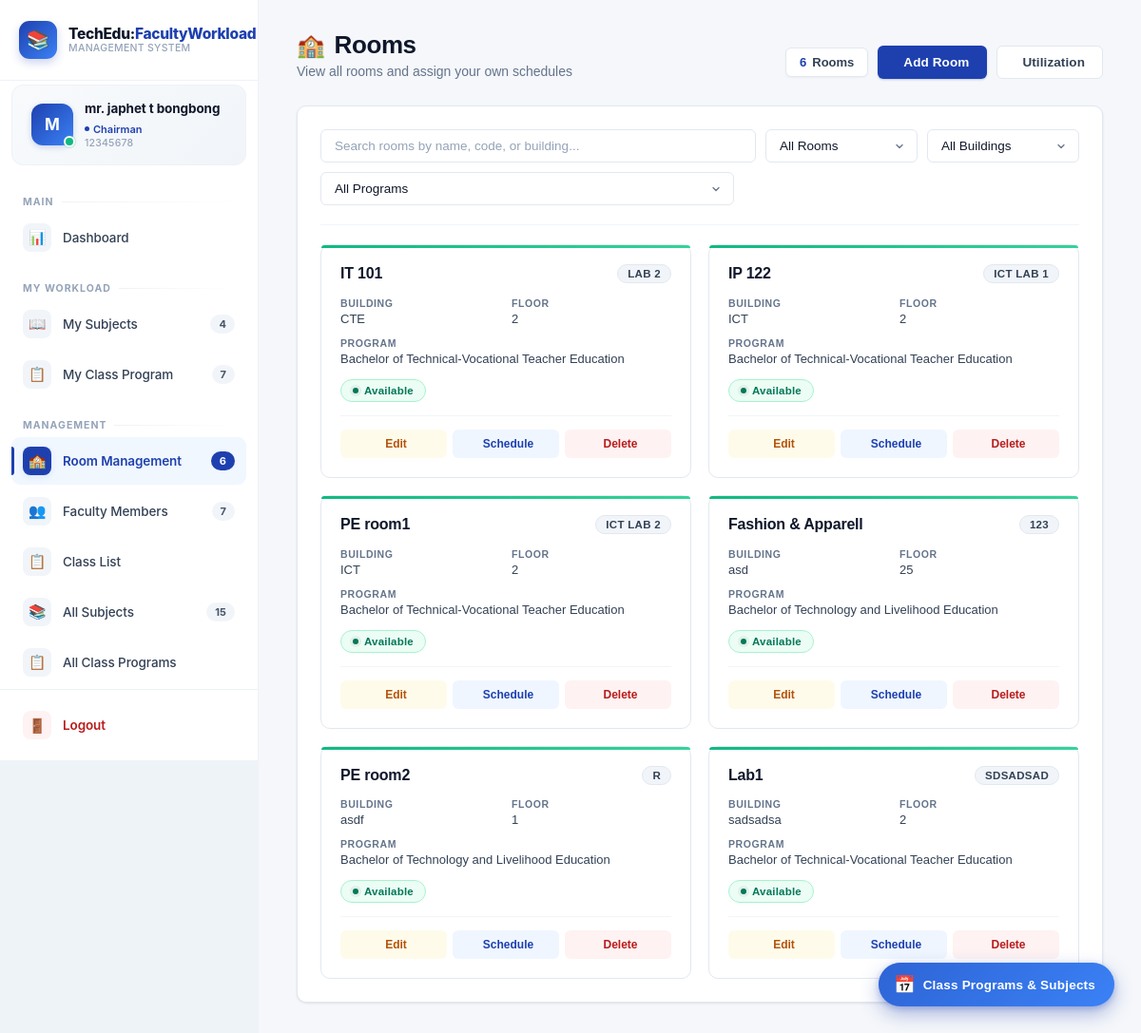
Page /rooms/ (signed in) on the committed database.
### workload/models.py (models this page shows, shortened)
class FacultyProfile(models.Model):
    EMPLOYMENT_TYPE = [
        ('FULL', 'Full Time'),
        ('PART', 'Part Time'),
        ('CONTRACT', 'Contractual'),
    ]
    employee_id = models.CharField(max_length=20, unique=True, primary_key=True)
    full_name = models.CharField(max_length=100)
    specialization = models.CharField(max_length=100)
    attained_degree = models.CharField(max_length=50)
    employment_type = models.CharField(max_length=10, choices=EMPLOYMENT_TYPE, default='PART')
    department = models.CharField(max_length=100, default='Department of Technology Education')
    is_chairman = models.BooleanField(default=False)
    password = models.CharField(max_length=128, blank=True, null=True)
    is_active = models.BooleanField(default=True)
    last_login = models.DateTimeField(null=True, blank=True)
    effective_date = models.CharField(max_length=64, blank=True, default='Aug. 3, 2026')
    term = models.CharField(
        max_length=64, blank=True, default='First Semester 2026-2027',
        help_text="Academic term shown on the class program."
    )
    overload_hours = models.CharField(
        max_length=64, blank=True, default='',
        help_text="Overload hours/text."
    )
    overload_subjects = models.TextField(
        blank=True, default='',
        help_text="List of overload subjects."
    )
    service_credits = models.CharField(
        max_length=64, blank=True, default='',
        help_text="Service credits text."
    )
    adviser_notes = models.TextField(
        blank=True, default='',
        help_text="Adviser / Notes text."
    )
    class Meta:
        ordering = ['full_name']
        indexes = [
            models.Index(fields=['employee_id']),
            models.Index(fields=['is_chairman']),
            models.Index(fields=['is_active']),
        ]

class Room(models.Model):
    PROGRAM_CHOICES = [
        ('BTLED',  'Bachelor of Technology and Livelihood Education'),
        ('BTVTED', 'Bachelor of Technical-Vocational Teacher Education'),
    ]
    DEPARTMENT_MAP = {
        'BTLED':  'DEPARTMENT OF TECHNOLOGY EDUCATION',
        'BTVTED': 'DEPARTMENT OF TECHNOLOGY EDUCATION',
    }
    program = models.CharField(
        max_length=20,
        choices=PROGRAM_CHOICES,
        default='BTVTED',
        help_text="Program/department this room belongs to"
    )
    room_name = models.CharField(max_length=50)
    room_code = models.CharField(max_length=20, unique=True)
    floor_number = models.IntegerField()
    building_name = models.CharField(max_length=50)
    is_available = models.BooleanField(default=True)
    class Meta:
        ordering = ['program', 'building_name', 'room_name']
        verbose_name_plural = "Rooms"
        unique_together = ['building_name', 'room_code']

### workload/views.py (the view)
# urls.py: path('rooms/', views.room_list, name='room_list'),
def room_list(request):
    if not request.session.get('faculty_id'):
        messages.error(request, 'Please login to access this page.')
        return redirect('login')
    try:
        faculty = models.FacultyProfile.objects.get(
            employee_id=request.session['faculty_id']
        )
        if not faculty.is_chairman:
            messages.error(request, 'You do not have permission to access this page.')
            return redirect('dashboard')
        rooms = models.Room.objects.all().order_by('building_name', 'room_name')
        context = {
            'faculty': faculty,
            'rooms': rooms,
            'room_count': rooms.count(),
            'programs': models.Room.PROGRAM_CHOICES,
        }
        return render(request, 'room_list.html', context)
    except models.FacultyProfile.DoesNotExist:
        messages.error(request, 'Faculty profile not found.')
        return redirect('login')

### templates/room_list.html (shortened to what this page needs)
{% extends 'base_with_sidebar.html' %}
{% load static %}
{% block content %}
    <div class="page-header">
        <div class="page-header-title">
            <h1><span class="title-icon">🏫</span> Rooms</h1>
            <p>View all rooms and assign your own schedules</p>
        </div>
        <div class="header-actions">
            <span class="count-badge"><strong>{{ room_count }}</strong> Rooms</span>
            {% if faculty.is_chairman %}
                <button type="button" class="btn btn-primary" onclick="openAddRoomModal()">
                     Add Room
                </button>
                <a href="{% url 'utilization' %}" class="btn btn-outline">
                     Utilization
                </a>
            {% endif %}
        </div>
    </div>
    <div class="card">
        <div class="filter-controls">
            <input type="text" id="searchInput" placeholder="Search rooms by name, code, or building..." onkeyup="filterRooms()">
            <select id="filterStatus" onchange="filterRooms()">
                <option value="all">All Rooms</option>
            </select>
            <select id="filterBuilding" onchange="filterRooms()">
                <option value="all">All Buildings</option>
            </select>
            <select id="filterProgram" onchange="filterRooms()">
                <option value="all">All Programs</option>
            </select>
        </div>
        <div class="rooms-grid" id="roomsGrid">
            {% for room in rooms %}
                <div class="room-card"
                     id="room-card-{{ room.id }}"
                     data-room-id="{{ room.id }}"
                     data-room-name="{{ room.room_name }}"
                     data-room-code="{{ room.room_code }}"
                     data-building="{{ room.building_name }}"
                     data-floor="{{ room.floor_number }}"
                     data-program="{{ room.program }}"
                     data-status="{% if room.is_available %}available{% else %}unavailable{% endif %}">
                    <div class="room-header">
                        <span class="room-name">{{ room.room_name }}</span>
                        <span class="room-code">{{ room.room_code }}</span>
                    </div>
                    <div class="room-details">
                        <div class="room-detail-item">
                            <strong>Building</strong>
                            {{ room.building_name }}
                        </div>
                        <div class="room-detail-item">
                            <strong>Floor</strong>
                            {{ room.floor_number }}
                        </div>
                        <div class="room-detail-item program-item">
                            <strong>Program</strong>
                            {{ room.get_program_display }}
                        </div>
                    </div>
                    {% if faculty.is_chairman %}
                        <button type="button"
                                class="room-status {% if room.is_available %}available{% else %}unavailable{% endif %}"
                                id="room-status-{{ room.id }}"
                                title="Click to toggle availability"
                                onclick="toggleRoomAvailability({{ room.id }}, this)">
                            {% if room.is_available %}Available{% else %}Unavailable{% endif %}
                        </button>
                    {% else %}
                        <span class="room-status {% if room.is_available %}available{% else %}unavailable{% endif %}">
                            {% if room.is_available %}Available{% else %}Unavailable{% endif %}
                        </span>
                    {% endif %}
                    <div class="room-actions">
                        {% if faculty.is_chairman %}
                            <a href="#" class="action-btn edit"
                               onclick="openEditRoomModal(
                                   {{ room.id }},
                                   '{{ room.room_name|escapejs }}',
                                   '{{ room.room_code|escapejs }}',
                                   '{{ room.building_name|escapejs }}',
                                   '{{ room.floor_number }}',
                                   {% if room.is_available %}true{% else %}false{% endif %},
                                   '{{ room.program|escapejs }}'
                               ); return false;">
                                 Edit
                            </a>
                        {% endif %}
                        <a href="#" class="action-btn schedule"
                           onclick="loadScheduleInline({{ room.id }}, '{{ room.room_code }}'); return false;">
                            Schedule
                        </a>
                        {% if faculty.is_chairman %}
                            <a href="#" class="action-btn delete" title="Delete room">Delete</a>
                        {% endif %}
                    </div>
                </div>
            {% empty %}
                <div class="empty-state">
                    <span class="empty-icon">🏫</span>
                    <h4>No rooms found</h4>
                    <p>Rooms will appear here once added.</p>
                </div>
            {% endfor %}
        </div>
    </div>
    {% if faculty.is_chairman %}
    <button type="button"
            class="acp-bubble"
            id="acpBubbleBtn"
            onclick="openAllClassProgramsModal()"
            title="View all faculty class programs"
            aria-label="View all faculty class programs">
        <span class="acp-bubble-pulse" aria-hidden="true"></span>
        <span class="acp-bubble-icon">📅</span>
        <span class="acp-bubble-label">Class Programs & Subjects</span>
    </button>
    {% endif %}
{% endblock %}

### templates/sidebar.html (shortened to what this page needs)
<aside class="sidebar" id="sidebar">
    <div class="sidebar-brand">
        <a href="{% url 'dashboard' %}">
            <div class="brand-mark">📚</div>
            <div class="brand-text">
                <div class="brand-title">TechEdu:<span>FacultyWorkload</span></div>
                <div class="brand-subtitle">Management System</div>
            </div>
        </a>
    </div>
    <div class="sidebar-user">
        <div class="user-avatar-wrap">
            <div class="user-avatar">{{ faculty.full_name|slice:":1"|upper }}</div>
            <span class="user-online" title="Online"></span>
        </div>
        <div class="user-info">
            <div class="user-name">{{ faculty.full_name }}</div>
            <div class="user-role">
                {% if faculty.is_chairman %}Chairman{% else %}Faculty{% endif %}
            </div>
            <div class="user-id">{{ faculty.employee_id }}</div>
        </div>
    </div>
    <nav class="sidebar-nav">
        <div class="nav-label">Main</div>
        <a href="{% url 'dashboard' %}"
           class="nav-item {% if request.resolver_match.url_name == 'dashboard' %}active{% endif %}">
            <span class="nav-icon">📊</span>
            <span class="nav-text">Dashboard</span>
        </a>
        <div class="nav-label">My Workload</div>
        <a href="{% url 'my_subjects' %}"
           class="nav-item {% if request.resolver_match.url_name == 'my_subjects' %}active{% endif %}">
            <span class="nav-icon">📖</span>
            <span class="nav-text">My Subjects</span>
            <span class="nav-badge">{{ subject_count|default:0 }}</span>
        </a>
        <a href="{% url 'class_program_view' faculty.employee_id %}"
           class="nav-item {% if request.resolver_match.url_name == 'class_program_view' and request.resolver_match.kwargs.employee_id == faculty.employee_id %}active{% endif %}">
            <span class="nav-icon">📋</span>
            <span class="nav-text">My Class Program</span>
            <span class="nav-badge">{{ class_program_count|default:0 }}</span>
        </a>
        {% if faculty.is_chairman %}
            <div class="nav-label">Management</div>
            <a href="{% url 'room_list' %}"
               class="nav-item {% if request.resolver_match.url_name == 'room_list' %}active{% endif %}">
                <span class="nav-icon">🏫</span>
                <span class="nav-text">Room Management</span>
                <span class="nav-badge">{{ room_count|default:0 }}</span>
            </a>
            <a href="{% url 'faculty_list' %}"
               class="nav-item {% if request.resolver_match.url_name == 'faculty_list' %}active{% endif %}">
                <span class="nav-icon">👥</span>
                <span class="nav-text">Faculty Members</span>
                <span class="nav-badge">{{ total_faculty|default:0 }}</span>
            </a>
            <a href="{% url 'class_list' %}"
                class="nav-item {% if request.resolver_match.url_name == 'class_list' %}active{% endif %}">
                <span class="nav-icon">📋</span>
                <span class="nav-text">Class List</span>
            </a>
            <a href="{% url 'all_subjects' %}"
               class="nav-item {% if request.resolver_match.url_name == 'all_subjects' %}active{% endif %}">
                <span class="nav-icon">📚</span>
                <span class="nav-text">All Subjects</span>
                <span class="nav-badge">{{ total_subjects_all|default:0 }}</span>
            </a>
            <a href="{% url 'all_class_programs' %}"
               class="nav-item {% if request.resolver_match.url_name == 'all_class_programs' %}active{% endif %}">
                <span class="nav-icon">📋</span>
                <span class="nav-text">All Class Programs</span>
            </a>
        {% endif %}
    </nav>
    <div class="sidebar-footer">
        <form method="post" action="{% url 'logout' %}">
            <button type="submit" class="logout-btn">
                <span class="nav-icon">🚪</span>
                <span>Logout</span>
            </button>
        </form>
    </div>
</aside>

### templates/base_with_sidebar.html (style rules this page uses)
* { box-sizing: border-box; margin: 0; padding: 0; }
body { font-family: Arial, sans-serif; background: #eef3f8; }

### rows in the picture
FacultyProfile: full_name "M", full_name "mr. japhet t bongbong", employee_id "12345678"
Room: room_name "IT 101", room_code "LAB 2", building_name "CTE", floor_number "2", program "Bachelor of Technical-Vocational Teacher Education", is_available "Available"
Room: room_name "IP 122", room_code "ICT LAB 1", building_name "ICT", floor_number "2", program "Bachelor of Technical-Vocational Teacher Education", is_available "Available"
Room: room_name "PE room1", room_code "ICT LAB 2", building_name "ICT", floor_number "2", program "Bachelor of Technical-Vocational Teacher Education", is_available "Available"
Room: room_name "Fashion & Apparell", room_code "123", building_name "asd", floor_number "25", program "Bachelor of Technology and Livelihood Education", is_available "Available"
Room: room_name "PE room2", room_code "R", building_name "asdf", floor_number "1", program "Bachelor of Technology and Livelihood Education", is_available "Available"
Room: room_name "Lab1", room_code "SDSADSAD", building_name "sadsadsa", floor_number "2", program "Bachelor of Technical-Vocational Teacher Education", is_available "Available"

### other values in the picture
{{ subject_count|default:0 }} "4"
{{ class_program_count|default:0 }} "7"
{{ room_count|default:0 }} "6"
{{ total_faculty|default:0 }} "7"
{{ total_subjects_all|default:0 }} "15"
{{ room_count }} "6"
